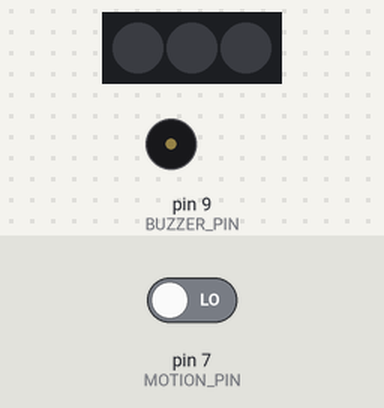
Simulated run of this sketch. Board: Arduino Uno, built with avr-gcc and run on an emulated ATmega328P. On the bench: 3 RGB LEDs in strip order, left to right, buzzer (waves = sounding). The test bench sets the inputs (shaded band); at power-on: pin 7 (MOTION_PIN) LOW. Dim RGB values are drawn brighter than linear; random numbers use the default seed unless the sketch sets one.

Above: at 1.2 s.
1.3 s: pin 7 (MOTION_PIN) driven HIGH
At 1.38 s:
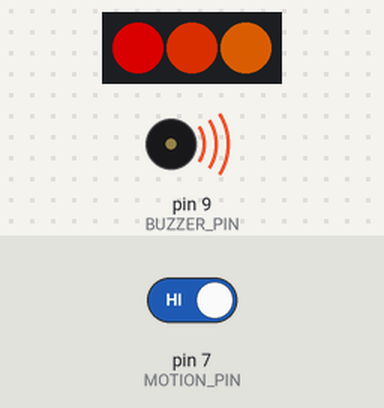
4.3 s: pin 7 (MOTION_PIN) driven LOW
7.3 s: pin 7 (MOTION_PIN) driven HIGH
At 11.7 s:
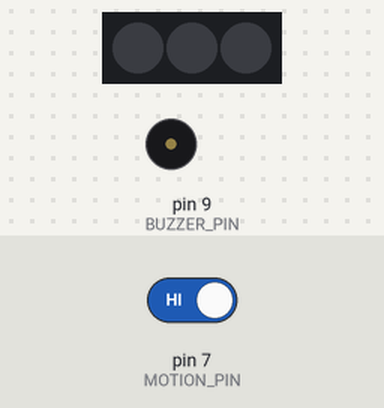
Timing chart, 0 to 16.3 s (numbered marks = the images above; inputs shaded):
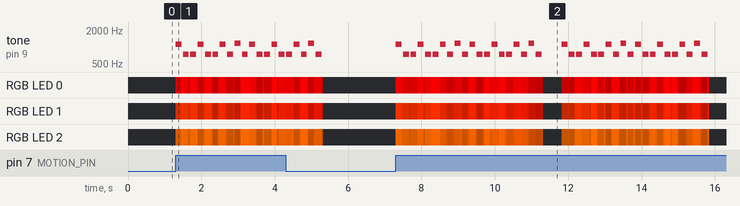

The sketch:

PumpkinPeek.ino
```cpp
/*
  ============================================================
  PumpkinPeek — Interactive 3D Printed Spooky Pumpkin
  Part of the Kypruino STEM Projects by ROBO (robo.com.cy)
  Guide: https://robo.com.cy/blogs/blog/create-your-own-kypruino-arduino-interactive-3d-printed-spooky-pumpkin-re-written
  ============================================================

  What this project does:
  - A PIR sensor detects someone passing by.
  - The onboard NeoPixels flicker orange/red like a candle
    (random brightness 75-255).
  - The buzzer plays the opening of the Halloween theme.
  - The pumpkin then cools down and re-arms for the next visitor.

  Wiring:
    PIR sensor:  VCC -> 5V, GND -> GND, OUT -> D7
    Built-in Kypruino: NeoPixels -> D8, Buzzer -> D9

  Libraries:
    Adafruit NeoPixel
  ============================================================
*/

#include <Adafruit_NeoPixel.h>

#define PIXELS_PIN 8        // Define the pin where our NeoPixels are connected
#define NUMPIXELS 3  // Define the number of NeoPixels in our strip
#define BUZZER_PIN 9  // Define the pin where the Buzzer is connected

#define RED_PIXEL 0
#define ORANGE_PIXEL 1
#define LIGHTORANGE_PIXEL 2

#define MOTION_PIN 7  // Motion sensor input pin

#define WAIT 500

// Colors to be used defined in RGB values (0-255)
uint32_t redColor = Adafruit_NeoPixel::Color(255, 0, 0);
uint32_t orangeColor = Adafruit_NeoPixel::Color(255, 55, 0);
uint32_t lightorangeColor = Adafruit_NeoPixel::Color(255, 110, 0);
uint32_t offColor = Adafruit_NeoPixel::Color(0, 0, 0);

// Frequencies of the notes used in the song [Hz]
int cs6 = 1109;
int fs5 = 740;
int d6 = 1175;
int c6 = 1047;
int f5 = 698;
int b5 = 988;
int e5 = 659;
int bf5 = 932;
int ef5 = 622;
int b4 = 494;
int g5 = 784;

int desired_duration = 4000;  // Desired melody duration [ms]
int note_duration = 200;  // [ms] tailored for specific song
int numTones = round(desired_duration/note_duration); // Number of notes to be played
int tones[] = { cs6, fs5, fs5, cs6, fs5, fs5, cs6, fs5, d6, fs5, // The full song's notes in order
  cs6, fs5, fs5, cs6, fs5, fs5, cs6, fs5,  d6, fs5,
  cs6, fs5, fs5, cs6, fs5, fs5, cs6, fs5,  d6, fs5,
 	cs6, fs5, fs5, cs6, fs5, fs5, cs6, fs5,  d6, fs5,
 	cs6,  fs5, fs5, cs6, fs5, fs5, cs6, fs5,  d6, fs5,
	cs6, fs5, fs5, cs6,  fs5, fs5, cs6, fs5,  d6, fs5,
  c6,  f5,  f5,  c6,  f5,  f5,  c6,  f5, cs6,  f5,
  c6,  f5,  f5,  c6,  f5,  f5,  c6,  f5, cs6,  f5,
  cs6, fs5, fs5, cs6, fs5, fs5, cs6, fs5,  d6, fs5,
  cs6, fs5, fs5, cs6, fs5, fs5, cs6, fs5,  d6, fs5,
  c6,  f5,  f5,  c6,  f5,  f5,  c6,  f5, cs6,  f5,
  c6,  f5,  f5,  c6,  f5,  f5,  c6,  f5, cs6,  f5,
  b5,  e5,  e5,  b5,  e5,  e5,  b5,  e5,  c6,  e5,
  b5,  e5,  e5,  b5,  e5,  e5,  b5,  e5,  c6,  e5,
  bf5, ef5, ef5, bf5, ef5, ef5, bf5, ef5,  b5, ef5,
  bf5, ef5, ef5, bf5, ef5, ef5, bf5, ef5,  b5, ef5,
  b5,  e5,  e5,  b5,  e5,  e5,  b5,  e5,  c6,  e5,
  b5,  e5,  e5,  b5,  e5,  e5,  b5,  e5,  c6,  e5,
  bf5, ef5,  ef5, bf5, ef5, ef5, bf5, ef5,  b5, ef5,
  bf5, ef5, ef5, bf5,  ef5, ef5, bf5, ef5,  b5, ef5,
  fs5,  b4,  b4, fs5,  b4,  b4, fs5,  b4,  g5,  b4,
  fs5,  b4,  b4, fs5,  b4,  b4, fs5,  b4,  g5,  b4,
  fs5,  b4,  b4, fs5,  b4,  b4, fs5,  b4,  g5,  b4,
  fs5,  b4,  b4, fs5,  b4,  b4, fs5,  b4,  g5,  b4,
  fs5,  b4,  b4, fs5,  b4,  b4, fs5,  b4,  g5,  b4,
  fs5,  b4,  b4,  fs5,  b4,  b4, fs5,  b4,  g5,  b4,
  fs5,  b4,  b4, fs5,  b4,  b4,  fs5,  b4,  g5,  b4,
  fs5,  b4,  b4, fs5,  b4,  b4, fs5,  b4,  g5,  b4,
  fs5,  b4,  b4, fs5,  b4,  b4, fs5,  b4,  g5,  b4};

// Initialize the NeoPixels
Adafruit_NeoPixel pixels = Adafruit_NeoPixel(NUMPIXELS, PIXELS_PIN, NEO_GRB + NEO_KHZ800);

int val = LOW;

void setup() {
  Serial.begin(9600); // initialize serial communication at 9600 bits per second

  pinMode(MOTION_PIN, INPUT);
  pinMode(BUZZER_PIN, OUTPUT);

  pixels.begin();            // Initialize the NeoPixel strip
  pixels.setBrightness(255);   // Set an initial brightness (0-255)
  pixels.setPixelColor(RED_PIXEL, offColor); // Set to no color initially
  pixels.setPixelColor(ORANGE_PIXEL, offColor);
  pixels.setPixelColor(LIGHTORANGE_PIXEL, offColor);
}

void loop() {
  val = digitalRead(MOTION_PIN);
  if (val == HIGH) {  // When motion sensor sends HIGH signal

    // Assign a color to each pixel
    pixels.setPixelColor(RED_PIXEL, redColor);
    pixels.setPixelColor(ORANGE_PIXEL, orangeColor);
    pixels.setPixelColor(LIGHTORANGE_PIXEL, lightorangeColor);

    for (int i = 0; i < numTones; i++){  // For each note (from start to numTones)
      tone(BUZZER_PIN, tones[i]); // Play note "i"

      // Sequence to flicker twice during each note
      pixels.setBrightness(random(75, 255));  // Randomly varied brightness for a flickering effect
      pixels.show();
      delay(0.8*note_duration);

      noTone(BUZZER_PIN);

      pixels.setBrightness(random(75, 255));
      pixels.show();
      delay(0.2*note_duration); // Total duration of each iteration = note_duration
    }

    //Turn off buzzer
    noTone(BUZZER_PIN);

    // Turn off pixels
    pixels.setPixelColor(RED_PIXEL, offColor);
    pixels.setPixelColor(ORANGE_PIXEL, offColor);
    pixels.setPixelColor(LIGHTORANGE_PIXEL, offColor);
    pixels.show();

    delay(WAIT);
  }
}
```

Measured:
- after the input at 1.3 s, tone on pin 9 (BUZZER_PIN): plays 1109 Hz for 0.16 s, 740 Hz for 0.16 s, 740 Hz for 0.16 s, 1109 Hz for 0.16 s, 740 Hz for 0.16 s, 740 Hz for 0.16 s … (15 notes in this stretch), starting at once
- after the input at 7.3 s, tone on pin 9 (BUZZER_PIN): plays 1109 Hz for 0.16 s, 740 Hz for 0.16 s, 740 Hz for 0.16 s, 1109 Hz for 0.16 s, 740 Hz for 0.16 s, 740 Hz for 0.16 s … (40 notes in this stretch), starting at once
